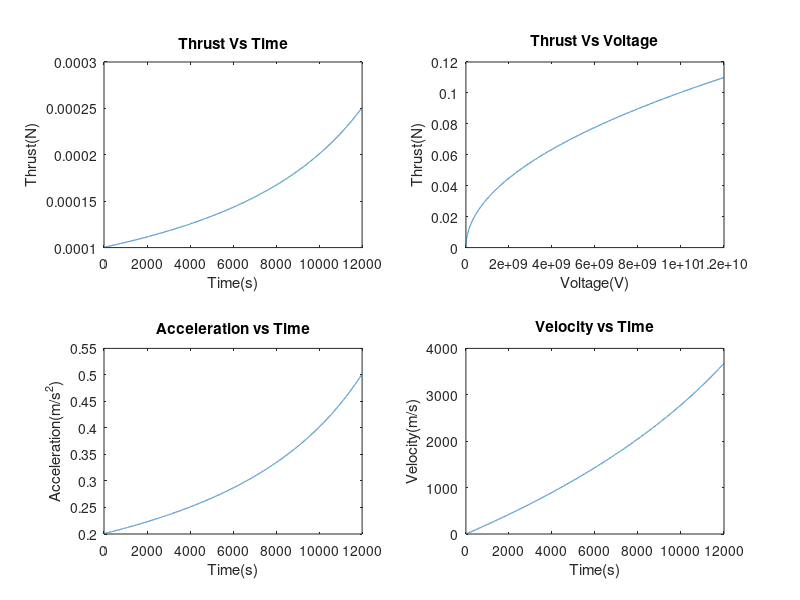

MATLAB code to generate this figure:
% Ion Thruster Project for ECE325
%
% Group Members:
%   Scott McCarney
%   Wilson Guo
%   John Buccilli
%   Alexandre Tessier
%
% Works Cited: 
%   http://ngpdlab.engin.umich.edu/electric-propulsion/field-emission-electric-propulsion
%   http://descanso.jpl.nasa.gov/SciTechBook/series1/Goebel__cmprsd_opt.pdf

clc

%Constants

q = 1.602*10^-19;       %charge of electron
m = 9.109*10^-31;       %mass of electron
CsMass = 2.2085*10^-25; %mass of Cesium
rocketMass = 2000;      %kilograms
ionFlowRate = 10000;    %ion/sec
impulseTime = 12000;    %Time thruster is active (s)
massOfIon = 1*10^-5;    %kg/ion
fuelMass = 0.2;         %200 g of fuel
flowRateKgS = fuelMass / impulseTime;  % 200 g fuel over impulse Time
massOverTime = ionFlowRate*massOfIon;

%Array
timeArray = 1:impulseTime;      %1:100
voltageArray = 1:impulseTime;   %1:100
voltageArray = 1*10^6*voltageArray;%millions
ThrustTime = 1:impulseTime;     %1:100
ThrustVoltage = 1:impulseTime;  %1:100
velocity = 1:impulseTime;

for n = 1:impulseTime;      %1:100
    if n == 1
        %ThrustTime(n) = m*sqrt(2*q*ionFlowRate/m)*log((rocketMass)/(rocketMass - massOverTime*timeArray(n))); 
        ThrustTime(n) = flowRateKgS*sqrt(2*q*ionFlowRate/CsMass)*log((rocketMass)/(rocketMass - massOverTime*timeArray(n))); 
    else
        %ThrustTime(n) = m*sqrt(2*q*ionFlowRate/m)*log((rocketMass - massOverTime*timeArray(n-1))/(rocketMass - massOverTime*timeArray(n)));
        ThrustTime(n) = flowRateKgS*sqrt(2*q*ionFlowRate/CsMass)*log((rocketMass - massOverTime*timeArray(n-1))/(rocketMass - massOverTime*timeArray(n)));
    end
end

for n = 1:impulseTime;      %1:100
    if n == 1
        %ThrustVoltage(n) = m*sqrt(2*q*voltageArray(n)/m)*log((rocketMass)/(rocketMass - massOverTime*timeArray(1)));
        ThrustVoltage(n) = flowRateKgS*sqrt(2*q*voltageArray(n)/CsMass)*log((rocketMass)/(rocketMass - massOverTime*timeArray(1))); 
    else
        %ThrustVoltage(n) = m*sqrt(2*q*voltageArray(n)/m)*log((rocketMass - massOverTime*timeArray(1))/(rocketMass - massOverTime*timeArray(2)));
        ThrustVoltage(n) = flowRateKgS*sqrt(2*q*voltageArray(n)/CsMass)*log((rocketMass - massOverTime*timeArray(1))/(rocketMass - massOverTime*timeArray(2)));
    end
end

acceleration = ThrustTime.*rocketMass;

for n = 1:impulseTime;
    if n == 1
        velocity(n) = acceleration(n);
    else
        velocity(n) = acceleration(n)+velocity(n-1);
    end
end

figure
subplot(2, 2, 1);
plot(timeArray, ThrustTime);
title('Thrust Vs Time');
xlabel('Time(s)');
ylabel('Thrust(N)');
subplot(2, 2, 2);
plot(voltageArray, ThrustVoltage);
title('Thrust Vs Voltage');
xlabel('Voltage(V)');
ylabel('Thrust(N)');
subplot(2, 2, 3);
plot(timeArray, acceleration);
title('Acceleration vs Time');
xlabel('Time(s)');
ylabel('Acceleration(m/s^2)');
subplot(2, 2, 4);
plot(timeArray, velocity);
title('Velocity vs Time');
xlabel('Time(s)');
ylabel('Velocity(m/s)');